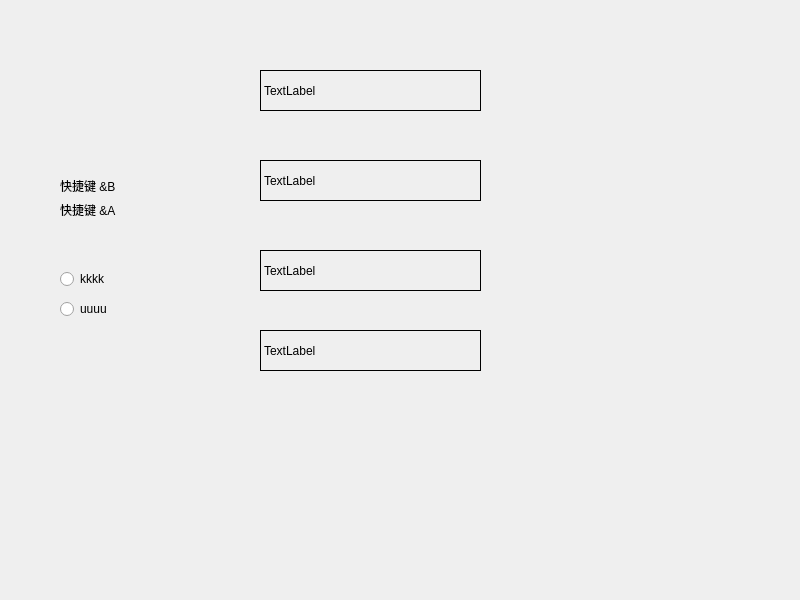
<?xml version="1.0" encoding="UTF-8"?>
<ui version="4.0">
 <class>Widget</class>
 <widget class="QWidget" name="Widget">
  <property name="geometry">
   <rect>
    <x>0</x>
    <y>0</y>
    <width>800</width>
    <height>600</height>
   </rect>
  </property>
  <property name="windowTitle">
   <string>Widget</string>
  </property>
  <widget class="QLabel" name="label">
   <property name="geometry">
    <rect>
     <x>260</x>
     <y>70</y>
     <width>221</width>
     <height>41</height>
    </rect>
   </property>
   <property name="frameShape">
    <enum>QFrame::Box</enum>
   </property>
   <property name="text">
    <string>TextLabel</string>
   </property>
  </widget>
  <widget class="QLabel" name="label_2">
   <property name="geometry">
    <rect>
     <x>260</x>
     <y>160</y>
     <width>221</width>
     <height>41</height>
    </rect>
   </property>
   <property name="frameShape">
    <enum>QFrame::Box</enum>
   </property>
   <property name="text">
    <string>TextLabel</string>
   </property>
  </widget>
  <widget class="QLabel" name="label_3">
   <property name="geometry">
    <rect>
     <x>260</x>
     <y>250</y>
     <width>221</width>
     <height>41</height>
    </rect>
   </property>
   <property name="frameShape">
    <enum>QFrame::Box</enum>
   </property>
   <property name="text">
    <string>TextLabel</string>
   </property>
  </widget>
  <widget class="QLabel" name="label_4">
   <property name="geometry">
    <rect>
     <x>260</x>
     <y>330</y>
     <width>221</width>
     <height>41</height>
    </rect>
   </property>
   <property name="frameShape">
    <enum>QFrame::Box</enum>
   </property>
   <property name="text">
    <string>TextLabel</string>
   </property>
  </widget>
  <widget class="QLabel" name="label_5">
   <property name="geometry">
    <rect>
     <x>60</x>
     <y>170</y>
     <width>71</width>
     <height>31</height>
    </rect>
   </property>
   <property name="text">
    <string>快捷键 &amp;B</string>
   </property>
  </widget>
  <widget class="QRadioButton" name="radioButton">
   <property name="geometry">
    <rect>
     <x>60</x>
     <y>270</y>
     <width>91</width>
     <height>18</height>
    </rect>
   </property>
   <property name="text">
    <string>kkkk</string>
   </property>
  </widget>
  <widget class="QRadioButton" name="radioButton_2">
   <property name="geometry">
    <rect>
     <x>60</x>
     <y>300</y>
     <width>91</width>
     <height>18</height>
    </rect>
   </property>
   <property name="text">
    <string>uuuu</string>
   </property>
  </widget>
  <widget class="QLabel" name="label_6">
   <property name="geometry">
    <rect>
     <x>60</x>
     <y>200</y>
     <width>71</width>
     <height>20</height>
    </rect>
   </property>
   <property name="text">
    <string>快捷键 &amp;A</string>
   </property>
  </widget>
 </widget>
 <resources/>
 <connections/>
</ui>
